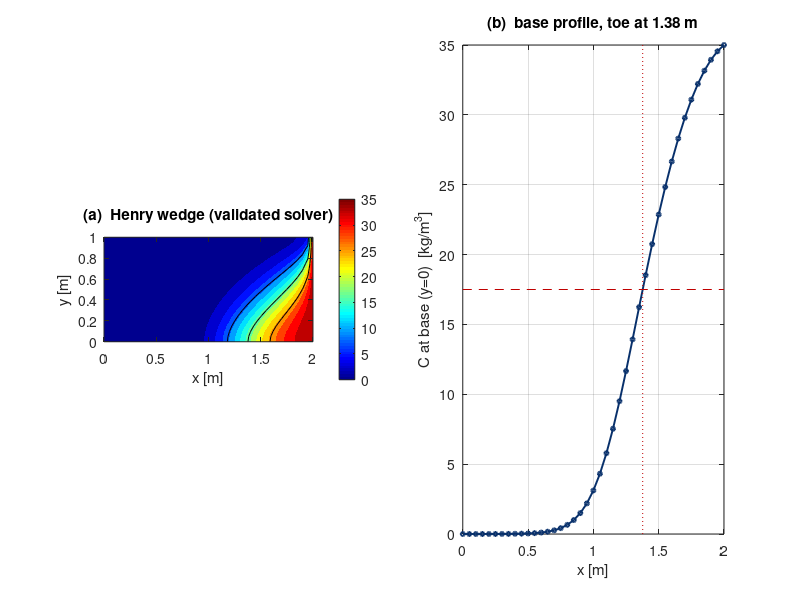

This chart was generated by the following MATLAB code:
function gate2_henry(outdir)
%GATE2_HENRY  Validate the variable-density solver against the Henry benchmark.
%   Self-contained, fast (triplet assembly). Uses the SAME validated physics
%   that passes Gate 1. Reports the toe of the mid-isochlor (C = Cs/2) along
%   the base and writes Fig4_HenryBenchmark.png.
%   Author: D. Zeqiraj.  License: MIT (see LICENSE).

    if nargin < 1 || isempty(outdir), outdir = pwd; end
    p = struct('phi',0.35,'Cs',35,'rho_s',1025,'rho_f',1000,'K',864, ...
               'Dm',1.62925,'Q',5.702,'L',2.0,'d',1.0);
    nx = 41; nz = 21;
    fprintf('=== Gate 2: Henry benchmark (%dx%d) ===\n', nx, nz);
    fprintf('Solving Henry steady state ...\n');
    m  = local_mesh(nx,nz,p.L,p.d);
    nE = size(m.elem,1);

    t0 = tic;
    u  = forward_tight(m,p,zeros(nE,1));
    fprintf('forward solve done in %.1f s;  coupled |R| at u*: %.2e (Picard-converged)\n', ...
            toc(t0), norm(residual(u,zeros(nE,1),m,p)));

    C  = u(m.n+1:2*m.n);
    Cg = reshape(C, m.nx, m.nz)';
    Xg = reshape(m.coords(:,1), m.nx, m.nz)';
    Yg = reshape(m.coords(:,2), m.nx, m.nz)';
    Cs = p.Cs;

    xs = linspace(0, m.L, m.nx); base = Cg(1,:);
    cr = find(diff(sign(base - Cs/2)) ~= 0, 1);
    if isempty(cr), toe = NaN; else, toe = interp1(base(cr:cr+1), xs(cr:cr+1), Cs/2); end
    fprintf('toe of C=%.1f isochlor at base: x = %.2f m  (%.0f%% of L)\n', Cs/2, toe, 100*toe/m.L);
    fprintf('Classic-Henry reference: mid-isochlor toe near ~0.6 L (~1.1-1.3 m).\n');

    f = figure('Color','w','Position',[100 100 760 330]);
    subplot(1,2,1);
    contourf(Xg, Yg, Cg, linspace(0,Cs,16), 'LineColor','none'); hold on
    try, colormap(gca, jet); catch, end
    contour(Xg, Yg, Cg, [Cs/4 Cs/2 3*Cs/4], 'k', 'LineWidth',0.7);
    cb = colorbar; try, cb.Label.String = 'C  [kg/m^3]'; catch, end
    try, caxis([0 Cs]); catch, set(gca,'CLim',[0 Cs]); end
    xlabel('x [m]'); ylabel('y [m]'); axis equal tight
    title('(a)  Henry wedge (validated solver)');

    subplot(1,2,2);
    plot(xs, Cg(1,:), '-o','LineWidth',1.4,'MarkerSize',3,'Color',[0.03 0.19 0.42]); hold on
    try, yline(Cs/2,'--','Color',[0.75 0 0]); catch, plot(xlim,[Cs/2 Cs/2],'--','Color',[0.75 0 0]); end
    if ~isnan(toe), try, xline(toe,':','Color',[0.75 0 0]); catch, plot([toe toe],[0 Cs],':','Color',[0.75 0 0]); end, end
    xlabel('x [m]'); ylabel('C at base (y=0)  [kg/m^3]'); ylim([0 Cs]); grid on; box on
    title(sprintf('(b)  base profile, toe at %.2f m', toe));

    try, exportgraphics(f, fullfile(outdir,'Fig4_HenryBenchmark.png'),'Resolution',300);
    catch, print(f, fullfile(outdir,'Fig4_HenryBenchmark.png'),'-dpng','-r300'); end
    try, close(f); catch, end
    fprintf('Fig4_HenryBenchmark.png written (validated solver output).\n');
end

% ===================== validated solver (fast triplet assembly) ==========
function u = forward_tight(m,p,theta)
    n=m.n; hf=zeros(n,1); C=zeros(n,1); C(m.right)=p.Cs;
    [sh,qin]=bcv(m,p); rmask=m.right(:)'; lmask=m.left(:)';
    for it=1:2000
        [Af,bz,~]=asm(hf,C,theta,m,p);
        ff=bz; ff(m.left)=ff(m.left)+qin;
        [Af,ff]=setbc(Af,ff,rmask,sh); 
        hf=Af\ff;
        [~,~,Ac]=asm(hf,C,theta,m,p); fc=zeros(n,1);
        [Ac,fc]=setbc(Ac,fc,rmask,p.Cs*ones(numel(rmask),1));
        [Ac,fc]=setbc(Ac,fc,lmask,zeros(numel(lmask),1));
        Cn=Ac\fc;
        d=norm(Cn-C)/max(norm(C),1);
        C=0.5*Cn+0.5*C;
        if mod(it,25)==0, fprintf('   Picard it=%d  dC=%.2e\n', it, d); end
        if d<1e-9, break; end
    end
    u=[hf;C];
end

function [A,f]=setbc(A,f,nodes,vals)
    % Dirichlet on 'nodes': zero rows, unit diagonal, rhs = vals (fast).
    n=size(A,1); A(nodes,:)=0; A=A+sparse(nodes,nodes,1,n,n); f(nodes)=vals;
end

function R = residual(u,theta,m,p)
    n=m.n; hf=u(1:n); C=u(n+1:2*n); [Af,bz,Ac]=asm(hf,C,theta,m,p); [sh,qin]=bcv(m,p);
    Rf=Af*hf-bz; Rf(m.left)=Rf(m.left)-qin;
    for j=1:numel(m.right), i=m.right(j); Rf(i)=hf(i)-sh(j); end
    Rt=Ac*C;
    for i=m.right(:)', Rt(i)=C(i)-p.Cs; end
    for i=m.left(:)',  Rt(i)=C(i); end
    R=[Rf;Rt];
end

function [sh,qin]=bcv(m,p)
    eps=(p.rho_s-p.rho_f)/p.rho_f; yR=m.coords(m.right,2);
    sh=m.d+eps*(m.d-yR); qin=p.Q/numel(m.left);
end

function [Af,bz,Ac]=asm(hf,C,theta,m,p)
    n=m.n; eps=(p.rho_s-p.rho_f)/p.rho_f; nE=size(m.elem,1);
    Ia=zeros(16*nE,1); Ja=Ia; Va=Ia; Vc=Ia; bz=zeros(n,1);
    g=1/sqrt(3); GP=[-g -g; g -g; g g; -g g]; ptr=0;
    for e=1:nE
        nod=m.elem(e,:); xy=m.coords(nod,:); K=p.K*exp(theta(e)); buoy=eps*mean(C(nod))/p.Cs;
        [~,dN0]=shp([0 0],xy); q=-K*(dN0*hf(nod)+buoy*[0;1]); qn=norm(q)+1e-30;
        he=sqrt(abs((xy(2,1)-xy(1,1))*(xy(4,2)-xy(1,2)))); Dt=p.Dm*eye(2);
        Pe=qn*he/(2*p.phi*p.Dm+1e-30); tau=(he/(2*qn))*(coth_s(Pe)-1/Pe);
        Ae=zeros(4); be=zeros(4,1); Ce=zeros(4);
        for gi=1:4
            [N,dN,dJ]=shp(GP(gi,:),xy); w=dJ;
            Ae=Ae+K*(dN'*dN)*w; be=be-K*buoy*dN(2,:)'*w;
            Ce=Ce+(N*(q'*dN)+p.phi*(dN'*(Dt*dN))+tau*((q'*dN)'*(q'*dN)))*w;
        end
        [JJ,II]=meshgrid(nod,nod); idx=ptr+(1:16); ptr=ptr+16;
        Ia(idx)=II(:); Ja(idx)=JJ(:); Va(idx)=Ae(:); Vc(idx)=Ce(:);
        bz(nod)=bz(nod)+be;
    end
    Af=sparse(Ia,Ja,Va,n,n); Ac=sparse(Ia,Ja,Vc,n,n);
end

function m=local_mesh(nx,nz,L,d)
    xs=linspace(0,L,nx); ys=linspace(0,d,nz); co=zeros(nx*nz,2);
    for k=1:nz, for i=1:nx, co((k-1)*nx+i,:)=[xs(i) ys(k)]; end, end
    el=zeros((nx-1)*(nz-1),4); e=0;
    for k=1:nz-1, for i=1:nx-1, n1=(k-1)*nx+i; e=e+1; el(e,:)=[n1 n1+1 n1+1+nx n1+nx]; end, end
    idx=reshape(1:nx*nz,nx,nz);
    m=struct('coords',co,'elem',el,'n',nx*nz,'nx',nx,'nz',nz,'L',L,'d',d,'left',idx(1,:)','right',idx(nx,:)');
end

function [N,dN,dJ]=shp(xi,xy)
    s=xi(1); t=xi(2);
    N=0.25*[(1-s)*(1-t);(1+s)*(1-t);(1+s)*(1+t);(1-s)*(1+t)];
    dNr=0.25*[-(1-t) (1-t) (1+t) -(1+t); -(1-s) -(1+s) (1+s) (1-s)];
    Jm=dNr*xy; dJ=det(Jm); dN=Jm\dNr;
end

function c=coth_s(x), c=cosh(x)/sinh(x); if ~isfinite(c), c=1.0; end, end
